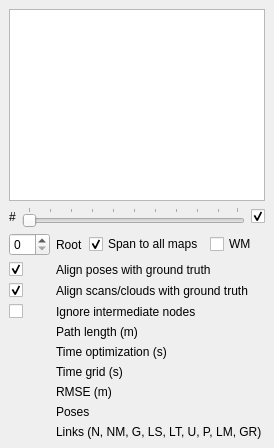
  <widget class="QDockWidget" name="dockWidget_graphView">
   <property name="windowTitle">
    <string>Graph view</string>
   </property>
   <attribute name="dockWidgetArea">
    <number>1</number>
   </attribute>
   <widget class="QWidget" name="dockWidgetContents_2">
    <layout class="QVBoxLayout" name="verticalLayout_9">
     <item>
      <widget class="rtabmap::GraphViewer" name="graphViewer"/>
     </item>
     <item>
      <layout class="QHBoxLayout" name="horizontalLayout_4">
       <item>
        <widget class="QLabel" name="label_iterations">
         <property name="text">
          <string>#</string>
         </property>
        </widget>
       </item>
       <item>
        <widget class="QSlider" name="horizontalSlider_iterations">
         <property name="focusPolicy">
          <enum>Qt::ClickFocus</enum>
         </property>
         <property name="orientation">
          <enum>Qt::Horizontal</enum>
         </property>
         <property name="tickPosition">
          <enum>QSlider::TicksAbove</enum>
         </property>
        </widget>
       </item>
       <item>
        <widget class="QCheckBox" name="checkBox_iterativeOptimization">
         <property name="toolTip">
          <string>Iterative optimization. Intermediate optimization graphes will be computed. Depending on the graph optimizer used, final optimization may not give the same results.</string>
         </property>
         <property name="text">
          <string/>
         </property>
         <property name="checked">
          <bool>true</bool>
         </property>
        </widget>
       </item>
      </layout>
     </item>
     <item>
      <layout class="QGridLayout" name="gridLayout_5" columnstretch="0,1">
       <item row="9" column="0">
        <widget class="QLabel" name="label_loopClosures">
         <property name="text">
          <string/>
         </property>
         <property name="textInteractionFlags">
          <set>Qt::LinksAccessibleByMouse|Qt::TextSelectableByMouse</set>
         </property>
        </widget>
       </item>
       <item row="6" column="0">
        <widget class="QLabel" name="label_timeGrid">
         <property name="text">
          <string/>
         </property>
         <property name="textInteractionFlags">
          <set>Qt::LinksAccessibleByMouse|Qt::TextSelectableByMouse</set>
         </property>
        </widget>
       </item>
       <item row="5" column="0">
        <widget class="QLabel" name="label_timeOptimization">
         <property name="text">
          <string/>
         </property>
         <property name="textInteractionFlags">
          <set>Qt::LinksAccessibleByMouse|Qt::TextSelectableByMouse</set>
         </property>
        </widget>
       </item>
       <item row="0" column="0">
        <widget class="QSpinBox" name="spinBox_optimizationsFrom"/>
       </item>
       <item row="8" column="1">
        <widget class="QLabel" name="label_52">
         <property name="text">
          <string>Poses</string>
         </property>
        </widget>
       </item>
       <item row="5" column="1">
        <widget class="QLabel" name="label_39">
         <property name="text">
          <string>Time optimization (s)</string>
         </property>
        </widget>
       </item>
       <item row="9" column="1">
        <widget class="QLabel" name="label_41">
         <property name="text">
          <string>Links (N, NM, G, LS, LT, U, P, LM, GR)</string>
         </property>
        </widget>
       </item>
       <item row="4" column="1">
        <widget class="QLabel" name="label_10">
         <property name="text">
          <string>Path length (m)</string>
         </property>
        </widget>
       </item>
       <item row="6" column="1">
        <widget class="QLabel" name="label_45">
         <property name="text">
          <string>Time grid (s)</string>
         </property>
        </widget>
       </item>
       <item row="4" column="0">
        <widget class="QLabel" name="label_pathLength">
         <property name="text">
          <string/>
         </property>
         <property name="textInteractionFlags">
          <set>Qt::LinksAccessibleByMouse|Qt::TextSelectableByMouse</set>
         </property>
        </widget>
       </item>
       <item row="0" column="1">
        <layout class="QHBoxLayout" name="horizontalLayout_7" stretch="0,0,1">
         <item>
          <widget class="QLabel" name="label_optimizeFrom">
           <property name="text">
            <string>Root</string>
           </property>
          </widget>
         </item>
         <item>
          <widget class="QCheckBox" name="checkBox_spanAllMaps">
           <property name="text">
            <string>Span to all maps</string>
           </property>
           <property name="checked">
            <bool>true</bool>
           </property>
          </widget>
         </item>
         <item>
          <widget class="QCheckBox" name="checkBox_wmState">
           <property name="text">
            <string>WM</string>
           </property>
          </widget>
         </item>
        </layout>
       </item>
       <item row="8" column="0">
        <widget class="QLabel" name="label_poses">
         <property name="text">
          <string/>
         </property>
         <property name="textInteractionFlags">
          <set>Qt::LinksAccessibleByMouse|Qt::TextSelectableByMouse</set>
         </property>
        </widget>
       </item>
       <item row="1" column="1">
        <widget class="QLabel" name="label_alignPosesWithGroundTruth">
         <property name="text">
          <string>Align poses with ground truth</string>
         </property>
         <property name="wordWrap">
          <bool>true</bool>
         </property>
        </widget>
       </item>
       <item row="3" column="0">
        <widget class="QCheckBox" name="checkBox_ignoreIntermediateNodes">
         <property name="text">
          <string/>
         </property>
         <property name="checked">
          <bool>false</bool>
         </property>
        </widget>
       </item>
       <item row="1" column="0">
        <widget class="QCheckBox" name="checkBox_alignPosesWithGroundTruth">
         <property name="text">
          <string/>
         </property>
         <property name="checked">
          <bool>true</bool>
         </property>
        </widget>
       </item>
       <item row="7" column="0">
        <widget class="QLabel" name="label_rmse">
         <property name="text">
          <string/>
         </property>
         <property name="textInteractionFlags">
          <set>Qt::LinksAccessibleByMouse|Qt::TextSelectableByMouse</set>
         </property>
        </widget>
       </item>
       <item row="3" column="1">
        <widget class="QLabel" name="label_ignoreINtermediateNdoes">
         <property name="text">
          <string>Ignore intermediate nodes</string>
         </property>
         <property name="wordWrap">
          <bool>true</bool>
         </property>
        </widget>
       </item>
       <item row="7" column="1">
        <widget class="QLabel" name="label_rmse_title">
         <property name="text">
          <string>RMSE (m)</string>
         </property>
        </widget>
       </item>
       <item row="2" column="1">
        <widget class="QLabel" name="label_alignScansCloudsWithGroundTruth">
         <property name="text">
          <string>Align scans/clouds with ground truth</string>
         </property>
         <property name="wordWrap">
          <bool>true</bool>
         </property>
        </widget>
       </item>
       <item row="2" column="0">
        <widget class="QCheckBox" name="checkBox_alignScansCloudsWithGroundTruth">
         <property name="text">
          <string/>
         </property>
         <property name="checked">
          <bool>true</bool>
         </property>
        </widget>
       </item>
      </layout>
     </item>
    </layout>
   </widget>
  </widget>
